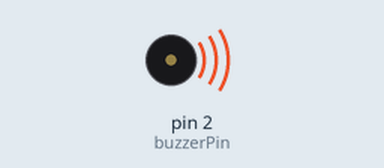
Bench run of a sketch on a simulated Arduino Uno, built with avr-gcc and run on an emulated ATmega328P. Shown: buzzer (waves = sounding).

Above: at 0.5 s.
At 8.42 s:
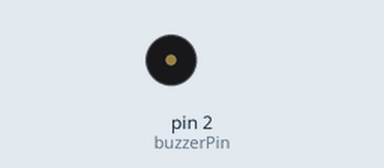
Timing chart, 0 to 11.1 s (numbered marks = the images above):
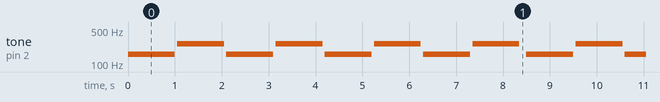

The sketch:

buzzer.ino
```cpp
int buzzerPin = 2;
int melody[]= {158, 262}; // 도레미파솔라시도 주파수 (Hz)
int noteDurations[]={4, 4, 4, 4, 4, 4, 4, 4}; // 각 음표의 길이 (1/4분음표기준)

void setup()
{
  pinMode(buzzerPin, OUTPUT); // 부저 핀을 출력으로 설정
}

void playNote(int note, int duration) {
  tone(buzzerPin, note); // 부저에 음표 주파수 출력
  delay(duration* 250); // 음표 길이만큼 대기 (250ms = 1/4분음표)
  noTone(buzzerPin); // 부저 소리 멈춤
  delay(50); // 음표 사이 간격
}

void loop() {
  for (int i = 0; i < 8; i++) {
    playNote(melody[i%2], noteDurations[i]); // 멜로디 배열의 음표를 순서대로 재생
  }
  delay(100); // 멜로디 재생 후 1초 대기
}
```

Measured:
- by itself, tone on pin 2 (buzzerPin): repeats every 8.5 s: silent 0.05 s, 262 Hz 1.0 s, silent 0.05 s, 158 Hz 1.0 s, silent 0.05 s, 262 Hz 1.0 s, silent 0.05 s, 158 Hz 1.0 s, silent 0.05 s, 262 Hz 1.0 s, silent 0.05 s, 158 Hz 1.0 s, silent 0.05 s, 262 Hz 1.0 s, silent 0.15 s, 158 Hz 1.0 s
